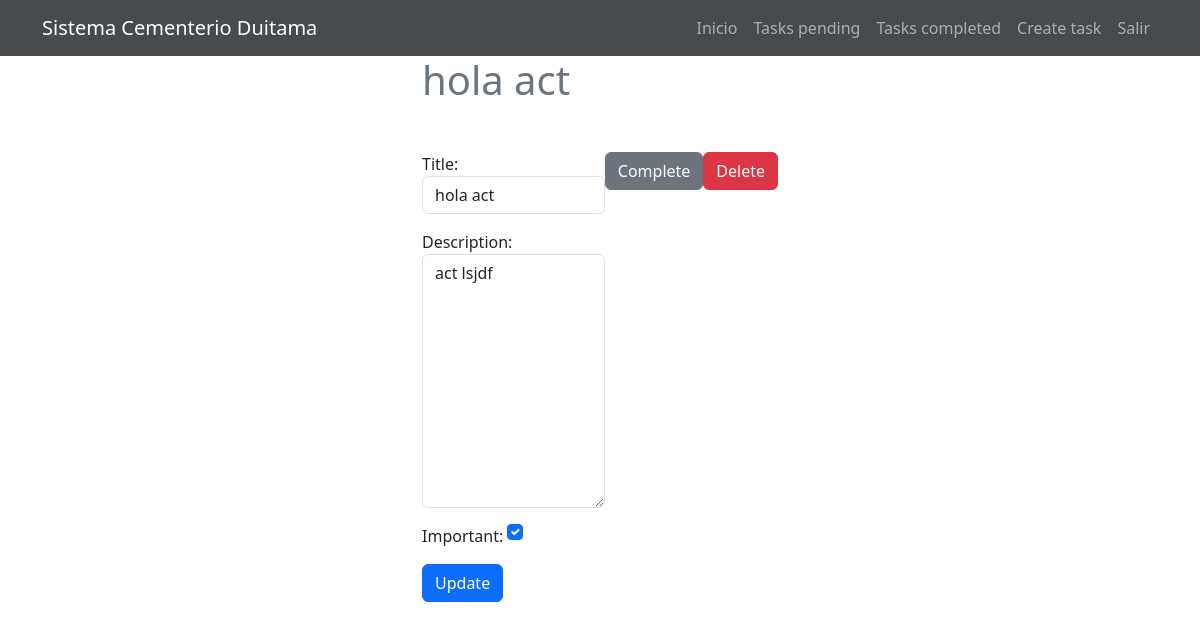
Page /tasks/3/ (signed in) on the earlier database version.
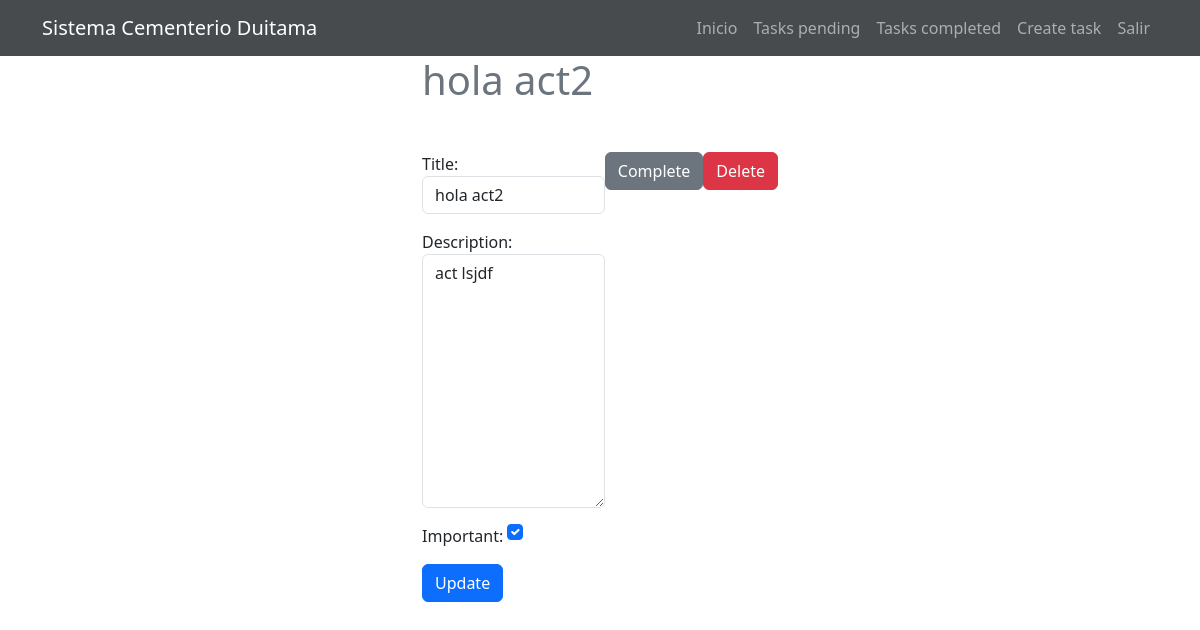
Same page on the later database version.
### tasks/models.py (models this page shows, shortened)
class Task(models.Model):
    title = models.CharField(max_length=100)
    description = models.TextField(blank=True)
    created = models.DateTimeField(auto_now_add=True)
    datecompleted = models.DateTimeField(null=True, blank=True)
    important = models.BooleanField(default=False)
    user = models.ForeignKey(User, on_delete=models.CASCADE)

### tasks/views.py (the view, shortened to what this page needs)
# urls.py: path('tasks/<int:task_id>/', views.task_detail, name='task_detail'),
@login_required
def task_detail(request, task_id):
    if request.method == 'GET':
        task = get_object_or_404(Task, pk=task_id, user=request.user)
        form = TaskForm(instance=task)
        return render(request, 'task_detail.html', {'task': task, 'form': form})

### tasks/forms.py
class TaskForm(forms.ModelForm):
    class Meta:
        model = Task
        fields = ['title', 'description', 'important']
        widgets = {
            'title':  forms.TextInput(attrs={'class': 'form-control', 'placeholder': 'Write a title'}),
            'description':  forms.Textarea(attrs={'class': 'form-control', 'placeholder': 'Write a description'}),
            'important':  forms.CheckboxInput(attrs={'class': 'form-check-input m-auto'}),
        }

### tasks/templates/task_detail.html (shortened to what this page needs)
{% extends 'base.html' %}
{% block content %}
    <main class="container">
        <div class="row">
            <div class="col-md-4 offset-md-4">
                <h1 class="text-secondary">{{task.title}}</h1>
                <div class="mt-5 d-flex">
                    <form action="{% url 'update_task' task.id %}" method="POST">
                        {{form.as_p}}
                        <button class="btn btn-primary">
                            Update
                        </button>
                    </form>
                    <form action="{% url 'complete_task' task.id %}" method="POST">
                        <button class="btn btn-secondary">
                            Complete
                        </button>
                    </form>
                    <form action="{% url 'delete_task' task.id %}" method="POST">
                        <button class="btn btn-danger">
                            Delete
                        </button>
                    </form>
                </div>
            </div>
        </div>
    </main>
{% endblock %}

### tasks/templates/base.html (shortened to what this page needs)
<!DOCTYPE html>
<html lang="en">
<head>
    <link href="https://cdn.jsdelivr.net/npm/bootstrap@5.3.0-alpha3/dist/css/bootstrap.min.css" rel="stylesheet">
    <link href="https://getbootstrap.com/docs/5.3/assets/css/docs.css" rel="stylesheet">
</head>
<body>
    <nav style="background-color: #474b4e;" class="navbar navbar-expand-lg navbar-dark">
        <div class="container">
            <a class="navbar-brand" href="/">Sistema Cementerio Duitama</a>
            <div class="collapse navbar-collapse" id="navbarNav">
                <ul class="navbar-nav ms-auto">
                    <li class="nav-item">
                        <a href="/" class="nav-link">Inicio</a>
                    </li>
                    {% if user.is_authenticated %}
                    <li class="nav-item">
                        <a href="{% url 'tasks' %}" class="nav-link">Tasks pending</a>
                    </li>
                    <li class="nav-item">
                        <a href="{% url 'tasks_completed' %}" class="nav-link">Tasks completed</a>
                    </li>
                    <li class="nav-item">
                        <a href="/tasks/create/" class="nav-link">Create task</a>
                    </li>
                    <li class="nav-item">
                        <a href="/logout" class="nav-link">Salir</a>
                    </li>
                    {% endif %}
                </ul>
            </div>
        </div>
    </nav>
    {% block content %}
    {% endblock %}
</body>
</html>

Differences in the rows shown:
changed Task "act lsjdf": title "hola act" → "hola act2"
